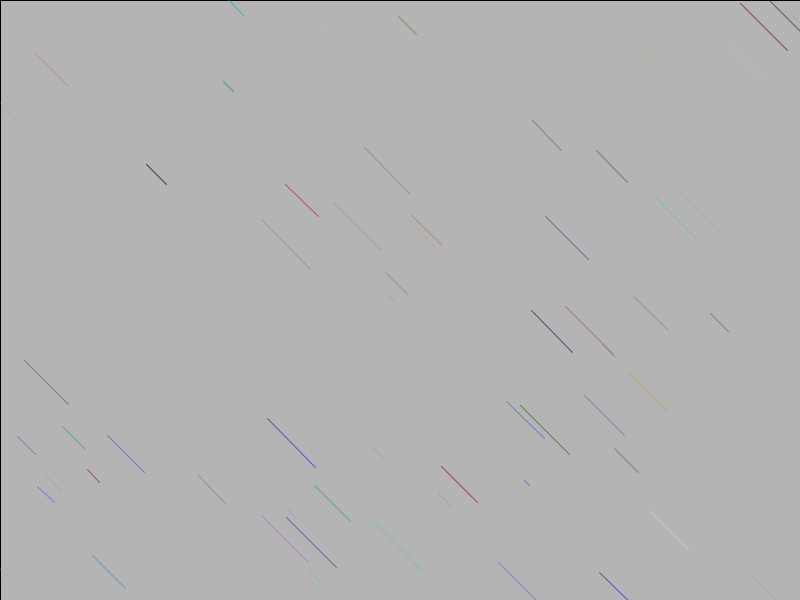
Frame 1 (no input)
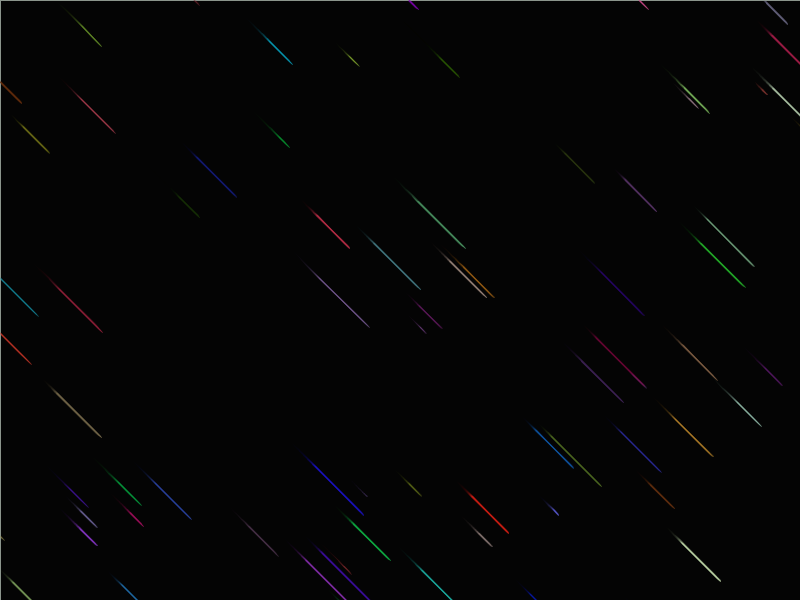
Frame 60 (the mouse pressed at the canvas centre just before this capture)
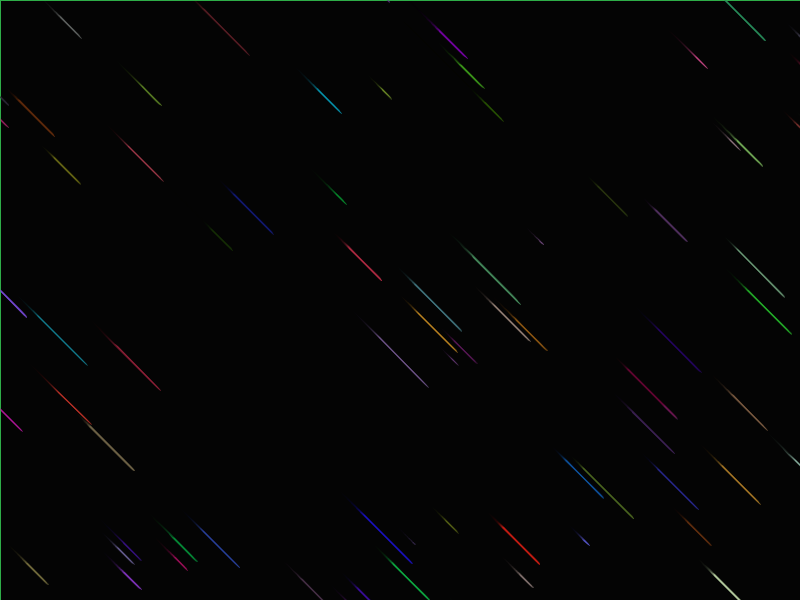
Frame 120 (the mouse held since frame 60 and released just before this capture)

The Processing sketch that drew these frames (run headless with seeded random() and noise(); from frame 60 on, the mouse is pressed at the canvas centre):

// Processing sketch: Fondo_Scroll5
// ── Fondo_Scroll5.pde
diagonalSystem ds;
float r1, r2, r3,n;

void setup() {
  size(800, 600);
  smooth();
  ds = new diagonalSystem();
} 

void draw() {
  fill(0,30);
  rect(0, 0, width, height);
  while(n < 101){
    ds.anyadir();
    n++;
  }
  ds.actu();
} 



// ── diagonal.pde
class diagonal{
  color col;
  float anch, x, y, x2,y2,vel,largo,trans;
  diagonal(float _x, float _y, color _col, float _anch, float _vel, float _trans) {
    col = _col;
    anch = _anch;
    largo = random(50);
    x2 = _x + largo;
    y2 = _y + largo;
    x = _x;
    y = _y;
    vel = _vel;
    trans = _trans;
  }

  void actu() {
    stroke(col,trans);
    //strokeWeight(anch);
    line(x, y, x2, y2);
    x = x + vel;
    y = y + vel;
    x2 = x2 + vel;
    y2 = y2 + vel;
  }
}


// ── diagonalSystem.pde
class diagonalSystem{
  ArrayList diagonales;
  
  diagonalSystem(){
    diagonales = new ArrayList();
  }
  
  void actu(){
    for(int i = 0; i < diagonales.size(); i++){
      diagonal a = (diagonal) diagonales.get(i);
      a.actu();
      if(a.y > height){
        diagonales.remove(i);
         n--;
      }
    }
  }
  
  void anyadir(){
    color colors = color(random(225),random(225),random(225));
    diagonales.add(new diagonal(random(-200,width),random(-200,height),colors,random(10,50), random(0.5,1), random(50,225)));
  }
}
